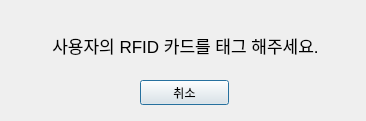
<?xml version="1.0" encoding="UTF-8"?>
<ui version="4.0">
 <class>Dialog_wait_rfid</class>
 <widget class="QDialog" name="Dialog_wait_rfid">
  <property name="geometry">
   <rect>
    <x>0</x>
    <y>0</y>
    <width>366</width>
    <height>121</height>
   </rect>
  </property>
  <property name="windowTitle">
   <string>Tag RFID</string>
  </property>
  <widget class="QPushButton" name="pushButton">
   <property name="geometry">
    <rect>
     <x>140</x>
     <y>80</y>
     <width>89</width>
     <height>25</height>
    </rect>
   </property>
   <property name="text">
    <string>취소</string>
   </property>
  </widget>
  <widget class="QLabel" name="label">
   <property name="geometry">
    <rect>
     <x>10</x>
     <y>30</y>
     <width>351</width>
     <height>31</height>
    </rect>
   </property>
   <property name="font">
    <font>
     <pointsize>13</pointsize>
     <weight>50</weight>
     <bold>false</bold>
    </font>
   </property>
   <property name="text">
    <string>사용자의 RFID 카드를 태그 해주세요.</string>
   </property>
   <property name="alignment">
    <set>Qt::AlignCenter</set>
   </property>
  </widget>
 </widget>
 <resources/>
 <connections/>
</ui>
